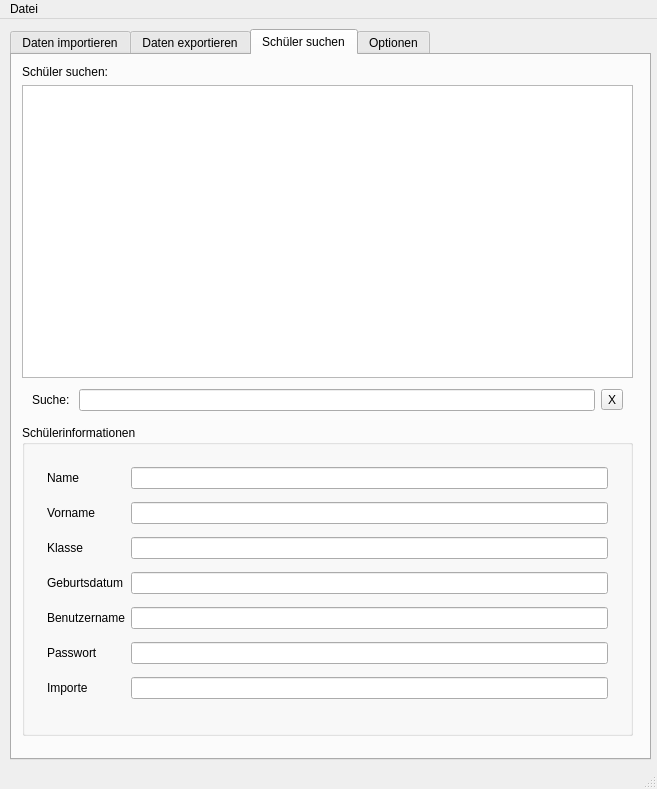
<?xml version="1.0" encoding="UTF-8"?>
<ui version="4.0">
 <class>BBSS_Main_Window</class>
 <widget class="QMainWindow" name="BBSS_Main_Window">
  <property name="geometry">
   <rect>
    <x>0</x>
    <y>0</y>
    <width>657</width>
    <height>789</height>
   </rect>
  </property>
  <property name="windowTitle">
   <string>BBSS</string>
  </property>
  <widget class="QWidget" name="centralwidget">
   <widget class="QTabWidget" name="TaskTabbedPane">
    <property name="geometry">
     <rect>
      <x>10</x>
      <y>10</y>
      <width>641</width>
      <height>731</height>
     </rect>
    </property>
    <property name="minimumSize">
     <size>
      <width>641</width>
      <height>451</height>
     </size>
    </property>
    <property name="currentIndex">
     <number>2</number>
    </property>
    <widget class="QWidget" name="import_tab">
     <attribute name="title">
      <string>Daten importieren</string>
     </attribute>
     <widget class="QWidget" name="gridLayoutWidget">
      <property name="geometry">
       <rect>
        <x>10</x>
        <y>10</y>
        <width>611</width>
        <height>681</height>
       </rect>
      </property>
      <layout class="QGridLayout" name="gridLayout">
       <item row="5" column="0" alignment="Qt::AlignHCenter">
        <widget class="QPushButton" name="load_file_button">
         <property name="text">
          <string>Datei laden...</string>
         </property>
        </widget>
       </item>
       <item row="0" column="0" colspan="3">
        <widget class="QLabel" name="label_8">
         <property name="text">
          <string>Importierte Schüler:</string>
         </property>
         <property name="buddy">
          <cstring>import_data_tableview</cstring>
         </property>
        </widget>
       </item>
       <item row="5" column="1" alignment="Qt::AlignHCenter">
        <widget class="QPushButton" name="import_data_button">
         <property name="text">
          <string>Daten importieren...</string>
         </property>
        </widget>
       </item>
       <item row="1" column="0" colspan="3">
        <widget class="QTableView" name="import_data_tableview"/>
       </item>
       <item row="5" column="2" alignment="Qt::AlignHCenter">
        <widget class="QPushButton" name="delete_database_button">
         <property name="text">
          <string>Lösche Datenbank...</string>
         </property>
        </widget>
       </item>
       <item row="3" column="0" colspan="3">
        <layout class="QHBoxLayout" name="horizontalLayout_2">
         <property name="leftMargin">
          <number>10</number>
         </property>
         <property name="topMargin">
          <number>5</number>
         </property>
         <property name="rightMargin">
          <number>10</number>
         </property>
         <property name="bottomMargin">
          <number>5</number>
         </property>
         <item>
          <widget class="QLabel" name="label">
           <property name="sizePolicy">
            <sizepolicy hsizetype="Minimum" vsizetype="Preferred">
             <horstretch>0</horstretch>
             <verstretch>0</verstretch>
            </sizepolicy>
           </property>
           <property name="minimumSize">
            <size>
             <width>52</width>
             <height>0</height>
            </size>
           </property>
           <property name="text">
            <string>Suche:</string>
           </property>
           <property name="buddy">
            <cstring>import_filter_text</cstring>
           </property>
          </widget>
         </item>
         <item>
          <widget class="QLineEdit" name="import_filter_text">
           <property name="sizePolicy">
            <sizepolicy hsizetype="Expanding" vsizetype="Fixed">
             <horstretch>0</horstretch>
             <verstretch>0</verstretch>
            </sizepolicy>
           </property>
           <property name="maxLength">
            <number>50</number>
           </property>
          </widget>
         </item>
         <item>
          <widget class="QLabel" name="search_result_label">
           <property name="minimumSize">
            <size>
             <width>200</width>
             <height>0</height>
            </size>
           </property>
           <property name="text">
            <string/>
           </property>
          </widget>
         </item>
        </layout>
       </item>
      </layout>
     </widget>
    </widget>
    <widget class="QWidget" name="export_tab">
     <attribute name="title">
      <string>Daten exportieren</string>
     </attribute>
     <widget class="QWidget" name="gridLayoutWidget_2">
      <property name="geometry">
       <rect>
        <x>10</x>
        <y>10</y>
        <width>611</width>
        <height>683</height>
       </rect>
      </property>
      <layout class="QVBoxLayout" name="verticalLayout">
       <item>
        <widget class="QLabel" name="added_student_table_label">
         <property name="text">
          <string>Hinzugefügte Schüler:</string>
         </property>
         <property name="buddy">
          <cstring>added_students_tableview</cstring>
         </property>
        </widget>
       </item>
       <item>
        <widget class="QTableView" name="added_students_tableview">
         <property name="minimumSize">
          <size>
           <width>0</width>
           <height>150</height>
          </size>
         </property>
         <attribute name="verticalHeaderMinimumSectionSize">
          <number>4</number>
         </attribute>
        </widget>
       </item>
       <item>
        <widget class="QLabel" name="removed_student_table_label">
         <property name="text">
          <string>Gelöschte Schüler:</string>
         </property>
         <property name="buddy">
          <cstring>removed_students_tableview</cstring>
         </property>
        </widget>
       </item>
       <item>
        <widget class="QTableView" name="removed_students_tableview">
         <property name="minimumSize">
          <size>
           <width>0</width>
           <height>150</height>
          </size>
         </property>
        </widget>
       </item>
       <item>
        <widget class="QGroupBox" name="export_group">
         <property name="minimumSize">
          <size>
           <width>0</width>
           <height>150</height>
          </size>
         </property>
         <property name="title">
          <string>Exportieren...</string>
         </property>
         <widget class="QPushButton" name="export_data_button">
          <property name="geometry">
           <rect>
            <x>470</x>
            <y>90</y>
            <width>121</width>
            <height>24</height>
           </rect>
          </property>
          <property name="text">
           <string>Daten exportieren...</string>
          </property>
         </widget>
         <widget class="QWidget" name="horizontalLayoutWidget">
          <property name="geometry">
           <rect>
            <x>310</x>
            <y>40</y>
            <width>273</width>
            <height>33</height>
           </rect>
          </property>
          <layout class="QHBoxLayout" name="horizontalLayout">
           <item>
            <widget class="QLabel" name="label_3">
             <property name="text">
              <string>von</string>
             </property>
             <property name="buddy">
              <cstring>old_import_number</cstring>
             </property>
            </widget>
           </item>
           <item alignment="Qt::AlignHCenter">
            <widget class="QLineEdit" name="old_import_number">
             <property name="text">
              <string>0</string>
             </property>
             <property name="maxLength">
              <number>3</number>
             </property>
            </widget>
           </item>
           <item>
            <widget class="QLabel" name="label_4">
             <property name="text">
              <string>bis</string>
             </property>
             <property name="buddy">
              <cstring>new_import_number</cstring>
             </property>
            </widget>
           </item>
           <item alignment="Qt::AlignHCenter">
            <widget class="QLineEdit" name="new_import_number">
             <property name="text">
              <string>0</string>
             </property>
             <property name="maxLength">
              <number>3</number>
             </property>
            </widget>
           </item>
          </layout>
         </widget>
         <widget class="QComboBox" name="export_format_combobox">
          <property name="geometry">
           <rect>
            <x>120</x>
            <y>40</y>
            <width>161</width>
            <height>31</height>
           </rect>
          </property>
         </widget>
         <widget class="QLabel" name="label_5">
          <property name="geometry">
           <rect>
            <x>20</x>
            <y>50</y>
            <width>91</width>
            <height>16</height>
           </rect>
          </property>
          <property name="text">
           <string>Exportformat:</string>
          </property>
          <property name="buddy">
           <cstring>export_format_combobox</cstring>
          </property>
         </widget>
        </widget>
       </item>
      </layout>
     </widget>
    </widget>
    <widget class="QWidget" name="search_tab">
     <attribute name="title">
      <string>Schüler suchen</string>
     </attribute>
     <widget class="QWidget" name="verticalLayoutWidget">
      <property name="geometry">
       <rect>
        <x>10</x>
        <y>10</y>
        <width>611</width>
        <height>351</height>
       </rect>
      </property>
      <layout class="QVBoxLayout" name="verticalLayout_3">
       <item>
        <widget class="QLabel" name="search_students_label">
         <property name="text">
          <string>Schüler suchen:</string>
         </property>
        </widget>
       </item>
       <item>
        <widget class="QTableView" name="search_students_tableView"/>
       </item>
       <item>
        <layout class="QHBoxLayout" name="horizontalLayout_3">
         <property name="leftMargin">
          <number>10</number>
         </property>
         <property name="topMargin">
          <number>5</number>
         </property>
         <property name="rightMargin">
          <number>10</number>
         </property>
         <property name="bottomMargin">
          <number>5</number>
         </property>
         <item>
          <widget class="QLabel" name="label_6">
           <property name="text">
            <string>Suche: </string>
           </property>
          </widget>
         </item>
         <item>
          <widget class="QLineEdit" name="search_student_text"/>
         </item>
         <item>
          <widget class="QToolButton" name="clear_search_field_button">
           <property name="text">
            <string>X</string>
           </property>
          </widget>
         </item>
        </layout>
       </item>
      </layout>
     </widget>
     <widget class="QGroupBox" name="groupBox">
      <property name="geometry">
       <rect>
        <x>10</x>
        <y>370</y>
        <width>611</width>
        <height>311</height>
       </rect>
      </property>
      <property name="title">
       <string>Schülerinformationen</string>
      </property>
      <widget class="QWidget" name="gridLayoutWidget_3">
       <property name="geometry">
        <rect>
         <x>20</x>
         <y>30</y>
         <width>571</width>
         <height>263</height>
        </rect>
       </property>
       <layout class="QGridLayout" name="gridLayout_2">
        <property name="margin">
         <number>5</number>
        </property>
        <item row="1" column="0">
         <widget class="QLabel" name="label_2">
          <property name="text">
           <string>Vorname</string>
          </property>
         </widget>
        </item>
        <item row="0" column="0">
         <widget class="QLabel" name="label_7">
          <property name="text">
           <string>Name</string>
          </property>
         </widget>
        </item>
        <item row="4" column="0">
         <widget class="QLabel" name="label_11">
          <property name="text">
           <string>Benutzername</string>
          </property>
         </widget>
        </item>
        <item row="2" column="0">
         <widget class="QLabel" name="label_9">
          <property name="text">
           <string>Klasse</string>
          </property>
         </widget>
        </item>
        <item row="3" column="0">
         <widget class="QLabel" name="label_10">
          <property name="text">
           <string>Geburtsdatum</string>
          </property>
         </widget>
        </item>
        <item row="5" column="0">
         <widget class="QLabel" name="label_12">
          <property name="text">
           <string>Passwort</string>
          </property>
         </widget>
        </item>
        <item row="6" column="0">
         <widget class="QLabel" name="label_13">
          <property name="text">
           <string>Importe</string>
          </property>
         </widget>
        </item>
        <item row="0" column="1">
         <widget class="QLineEdit" name="result_surname_text">
          <property name="readOnly">
           <bool>true</bool>
          </property>
         </widget>
        </item>
        <item row="1" column="1">
         <widget class="QLineEdit" name="result_name_text">
          <property name="readOnly">
           <bool>true</bool>
          </property>
         </widget>
        </item>
        <item row="2" column="1">
         <widget class="QLineEdit" name="result_class_text">
          <property name="readOnly">
           <bool>true</bool>
          </property>
         </widget>
        </item>
        <item row="3" column="1">
         <widget class="QLineEdit" name="result_birthday_text">
          <property name="readOnly">
           <bool>true</bool>
          </property>
         </widget>
        </item>
        <item row="4" column="1">
         <widget class="QLineEdit" name="result_username_text">
          <property name="readOnly">
           <bool>true</bool>
          </property>
         </widget>
        </item>
        <item row="5" column="1">
         <widget class="QLineEdit" name="result_password_text">
          <property name="readOnly">
           <bool>true</bool>
          </property>
         </widget>
        </item>
        <item row="6" column="1">
         <widget class="QLineEdit" name="result_imports_text">
          <property name="readOnly">
           <bool>true</bool>
          </property>
         </widget>
        </item>
       </layout>
      </widget>
     </widget>
    </widget>
    <widget class="QWidget" name="options_tab">
     <attribute name="title">
      <string>Optionen</string>
     </attribute>
     <widget class="QGroupBox" name="options_group">
      <property name="geometry">
       <rect>
        <x>10</x>
        <y>10</y>
        <width>611</width>
        <height>221</height>
       </rect>
      </property>
      <property name="title">
       <string>Optionen</string>
      </property>
      <widget class="QWidget" name="verticalLayoutWidget_2">
       <property name="geometry">
        <rect>
         <x>20</x>
         <y>30</y>
         <width>571</width>
         <height>121</height>
        </rect>
       </property>
       <layout class="QVBoxLayout" name="verticalLayout_2">
        <item>
         <widget class="QCheckBox" name="replace_classnames_checkbox">
          <property name="text">
           <string>Klassennamen ersetzen</string>
          </property>
          <property name="checked">
           <bool>true</bool>
          </property>
         </widget>
        </item>
        <item>
         <widget class="QCheckBox" name="replace_characters_checkbox">
          <property name="text">
           <string>Illegale Zeichen in Namen ersetzen</string>
          </property>
          <property name="checked">
           <bool>true</bool>
          </property>
         </widget>
        </item>
        <item>
         <widget class="QCheckBox" name="store_in_db_checkbox">
          <property name="text">
           <string>Daten in Datenbank ablegen</string>
          </property>
          <property name="checked">
           <bool>true</bool>
          </property>
         </widget>
        </item>
       </layout>
      </widget>
     </widget>
     <widget class="QGroupBox" name="settings_group">
      <property name="geometry">
       <rect>
        <x>10</x>
        <y>250</y>
        <width>611</width>
        <height>431</height>
       </rect>
      </property>
      <property name="title">
       <string>Über...</string>
      </property>
      <widget class="QWidget" name="verticalLayoutWidget_3">
       <property name="geometry">
        <rect>
         <x>20</x>
         <y>30</y>
         <width>571</width>
         <height>391</height>
        </rect>
       </property>
       <layout class="QVBoxLayout" name="verticalLayout_8">
        <item>
         <widget class="QLabel" name="label_18">
          <property name="font">
           <font>
            <pointsize>24</pointsize>
           </font>
          </property>
          <property name="text">
           <string>bbss - BBS Student Management</string>
          </property>
          <property name="textFormat">
           <enum>Qt::AutoText</enum>
          </property>
          <property name="scaledContents">
           <bool>false</bool>
          </property>
          <property name="alignment">
           <set>Qt::AlignCenter</set>
          </property>
         </widget>
        </item>
        <item>
         <widget class="QLabel" name="label_19">
          <property name="font">
           <font>
            <pointsize>16</pointsize>
           </font>
          </property>
          <property name="text">
           <string>Software für das Erzeugen und Verwalten von Schülern und ihrer Benutzernamen und Passwörtern.</string>
          </property>
          <property name="alignment">
           <set>Qt::AlignCenter</set>
          </property>
          <property name="wordWrap">
           <bool>true</bool>
          </property>
         </widget>
        </item>
        <item>
         <widget class="Line" name="line_2">
          <property name="orientation">
           <enum>Qt::Horizontal</enum>
          </property>
         </widget>
        </item>
        <item>
         <widget class="QLabel" name="label_20">
          <property name="font">
           <font>
            <pointsize>14</pointsize>
           </font>
          </property>
          <property name="text">
           <string>Autor: Christian Wichmann</string>
          </property>
          <property name="alignment">
           <set>Qt::AlignCenter</set>
          </property>
         </widget>
        </item>
        <item>
         <widget class="QLabel" name="label_21">
          <property name="font">
           <font>
            <pointsize>14</pointsize>
           </font>
          </property>
          <property name="text">
           <string>Lizensiert unter der GNU GPL v2 oder neuer.</string>
          </property>
          <property name="alignment">
           <set>Qt::AlignCenter</set>
          </property>
         </widget>
        </item>
       </layout>
      </widget>
     </widget>
    </widget>
   </widget>
  </widget>
  <widget class="QMenuBar" name="menubar">
   <property name="geometry">
    <rect>
     <x>0</x>
     <y>0</y>
     <width>657</width>
     <height>29</height>
    </rect>
   </property>
   <widget class="QMenu" name="menuDatei">
    <property name="title">
     <string>Datei</string>
    </property>
    <addaction name="menu_exit"/>
   </widget>
   <addaction name="menuDatei"/>
  </widget>
  <widget class="QStatusBar" name="statusbar"/>
  <action name="menu_exit">
   <property name="text">
    <string>Beenden</string>
   </property>
  </action>
 </widget>
 <resources/>
 <connections>
  <connection>
   <sender>menu_exit</sender>
   <signal>activated()</signal>
   <receiver>BBSS_Main_Window</receiver>
   <slot>close()</slot>
   <hints>
    <hint type="sourcelabel">
     <x>-1</x>
     <y>-1</y>
    </hint>
    <hint type="destinationlabel">
     <x>329</x>
     <y>252</y>
    </hint>
   </hints>
  </connection>
 </connections>
</ui>
